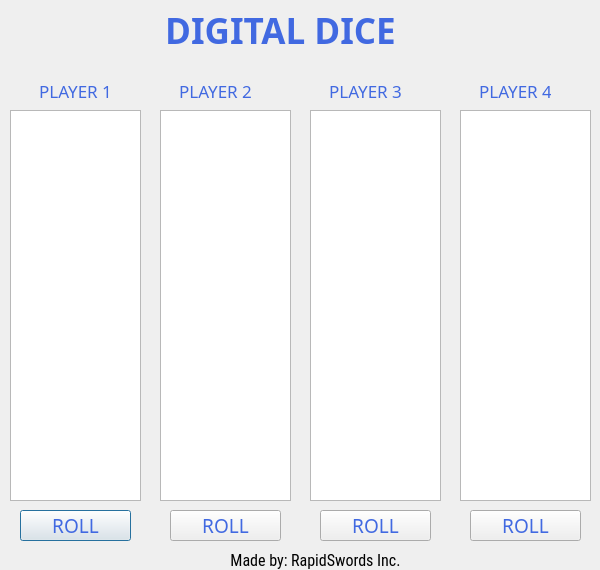
<?xml version="1.0" encoding="UTF-8"?>
<ui version="4.0">
 <class>Dialog</class>
 <widget class="QDialog" name="Dialog">
  <property name="geometry">
   <rect>
    <x>0</x>
    <y>0</y>
    <width>600</width>
    <height>570</height>
   </rect>
  </property>
  <property name="sizePolicy">
   <sizepolicy hsizetype="Fixed" vsizetype="Fixed">
    <horstretch>0</horstretch>
    <verstretch>0</verstretch>
   </sizepolicy>
  </property>
  <property name="minimumSize">
   <size>
    <width>600</width>
    <height>570</height>
   </size>
  </property>
  <property name="maximumSize">
   <size>
    <width>600</width>
    <height>570</height>
   </size>
  </property>
  <property name="windowTitle">
   <string>Dialog</string>
  </property>
  <widget class="QLabel" name="mainLabel">
   <property name="geometry">
    <rect>
     <x>0</x>
     <y>10</y>
     <width>561</width>
     <height>41</height>
    </rect>
   </property>
   <property name="font">
    <font>
     <family>Snap ITC</family>
     <pointsize>26</pointsize>
     <weight>75</weight>
     <bold>true</bold>
    </font>
   </property>
   <property name="styleSheet">
    <string notr="true">color: royalblue;</string>
   </property>
   <property name="text">
    <string>DIGITAL DICE</string>
   </property>
   <property name="alignment">
    <set>Qt::AlignCenter</set>
   </property>
   <property name="wordWrap">
    <bool>false</bool>
   </property>
  </widget>
  <widget class="QLabel" name="player1Label">
   <property name="geometry">
    <rect>
     <x>40</x>
     <y>80</y>
     <width>71</width>
     <height>21</height>
    </rect>
   </property>
   <property name="font">
    <font>
     <family>Mistral</family>
     <pointsize>13</pointsize>
    </font>
   </property>
   <property name="styleSheet">
    <string notr="true">color: royalblue;</string>
   </property>
   <property name="text">
    <string>PLAYER 1</string>
   </property>
   <property name="alignment">
    <set>Qt::AlignCenter</set>
   </property>
   <property name="wordWrap">
    <bool>false</bool>
   </property>
  </widget>
  <widget class="QLabel" name="player2Label">
   <property name="geometry">
    <rect>
     <x>180</x>
     <y>80</y>
     <width>71</width>
     <height>21</height>
    </rect>
   </property>
   <property name="font">
    <font>
     <family>Mistral</family>
     <pointsize>13</pointsize>
    </font>
   </property>
   <property name="styleSheet">
    <string notr="true">color: royalblue;</string>
   </property>
   <property name="text">
    <string>PLAYER 2</string>
   </property>
   <property name="alignment">
    <set>Qt::AlignCenter</set>
   </property>
   <property name="wordWrap">
    <bool>false</bool>
   </property>
  </widget>
  <widget class="QLabel" name="player3Label">
   <property name="geometry">
    <rect>
     <x>330</x>
     <y>80</y>
     <width>71</width>
     <height>21</height>
    </rect>
   </property>
   <property name="font">
    <font>
     <family>Mistral</family>
     <pointsize>13</pointsize>
    </font>
   </property>
   <property name="styleSheet">
    <string notr="true">color: royalblue;</string>
   </property>
   <property name="text">
    <string>PLAYER 3</string>
   </property>
   <property name="alignment">
    <set>Qt::AlignCenter</set>
   </property>
   <property name="wordWrap">
    <bool>false</bool>
   </property>
  </widget>
  <widget class="QLabel" name="player4Label">
   <property name="geometry">
    <rect>
     <x>480</x>
     <y>80</y>
     <width>71</width>
     <height>21</height>
    </rect>
   </property>
   <property name="font">
    <font>
     <family>Mistral</family>
     <pointsize>13</pointsize>
    </font>
   </property>
   <property name="styleSheet">
    <string notr="true">color: royalblue;</string>
   </property>
   <property name="text">
    <string>PLAYER 4</string>
   </property>
   <property name="alignment">
    <set>Qt::AlignCenter</set>
   </property>
   <property name="wordWrap">
    <bool>false</bool>
   </property>
  </widget>
  <widget class="QListWidget" name="listWidget">
   <property name="geometry">
    <rect>
     <x>10</x>
     <y>110</y>
     <width>131</width>
     <height>391</height>
    </rect>
   </property>
  </widget>
  <widget class="QListWidget" name="listWidget_2">
   <property name="geometry">
    <rect>
     <x>160</x>
     <y>110</y>
     <width>131</width>
     <height>391</height>
    </rect>
   </property>
  </widget>
  <widget class="QListWidget" name="listWidget_3">
   <property name="geometry">
    <rect>
     <x>310</x>
     <y>110</y>
     <width>131</width>
     <height>391</height>
    </rect>
   </property>
  </widget>
  <widget class="QListWidget" name="listWidget_4">
   <property name="geometry">
    <rect>
     <x>460</x>
     <y>110</y>
     <width>131</width>
     <height>391</height>
    </rect>
   </property>
  </widget>
  <widget class="QPushButton" name="player1Roll">
   <property name="geometry">
    <rect>
     <x>20</x>
     <y>510</y>
     <width>111</width>
     <height>31</height>
    </rect>
   </property>
   <property name="font">
    <font>
     <family>Snap ITC</family>
     <pointsize>14</pointsize>
    </font>
   </property>
   <property name="cursor">
    <cursorShape>PointingHandCursor</cursorShape>
   </property>
   <property name="styleSheet">
    <string notr="true">color: royalblue;</string>
   </property>
   <property name="text">
    <string>ROLL</string>
   </property>
  </widget>
  <widget class="QPushButton" name="player2Roll">
   <property name="geometry">
    <rect>
     <x>170</x>
     <y>510</y>
     <width>111</width>
     <height>31</height>
    </rect>
   </property>
   <property name="font">
    <font>
     <family>Snap ITC</family>
     <pointsize>14</pointsize>
    </font>
   </property>
   <property name="cursor">
    <cursorShape>PointingHandCursor</cursorShape>
   </property>
   <property name="styleSheet">
    <string notr="true">color: royalblue;</string>
   </property>
   <property name="text">
    <string>ROLL</string>
   </property>
  </widget>
  <widget class="QPushButton" name="player3Roll">
   <property name="geometry">
    <rect>
     <x>320</x>
     <y>510</y>
     <width>111</width>
     <height>31</height>
    </rect>
   </property>
   <property name="font">
    <font>
     <family>Snap ITC</family>
     <pointsize>14</pointsize>
    </font>
   </property>
   <property name="cursor">
    <cursorShape>PointingHandCursor</cursorShape>
   </property>
   <property name="styleSheet">
    <string notr="true">color: royalblue;</string>
   </property>
   <property name="text">
    <string>ROLL</string>
   </property>
  </widget>
  <widget class="QPushButton" name="player4Roll">
   <property name="geometry">
    <rect>
     <x>470</x>
     <y>510</y>
     <width>111</width>
     <height>31</height>
    </rect>
   </property>
   <property name="font">
    <font>
     <family>Snap ITC</family>
     <pointsize>14</pointsize>
    </font>
   </property>
   <property name="cursor">
    <cursorShape>PointingHandCursor</cursorShape>
   </property>
   <property name="styleSheet">
    <string notr="true">color: royalblue;</string>
   </property>
   <property name="text">
    <string>ROLL</string>
   </property>
  </widget>
  <widget class="QLabel" name="label">
   <property name="geometry">
    <rect>
     <x>160</x>
     <y>550</y>
     <width>311</width>
     <height>21</height>
    </rect>
   </property>
   <property name="font">
    <font>
     <family>Roboto Condensed</family>
     <pointsize>12</pointsize>
    </font>
   </property>
   <property name="text">
    <string>Made by: RapidSwords Inc.</string>
   </property>
   <property name="alignment">
    <set>Qt::AlignCenter</set>
   </property>
  </widget>
 </widget>
 <resources/>
 <connections/>
</ui>
